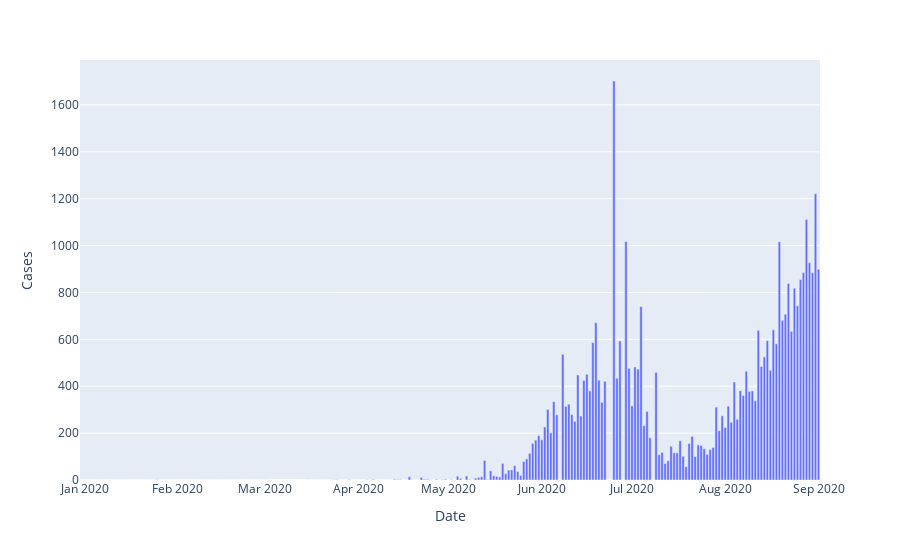

Notebook code cell kept with this figure:
### Code cell
fig = px.bar(nepal_data, x="Date", y="Cases")
fig.show()

### Figure 1 — Plotly figure (JSON) as saved in the notebook; plotly's stock layout.template omitted (floating-point values rounded to 4 significant figures; data arrays with more than 128 entries replaced by an {"elided": "..."} marker saying what was removed)
{"data": [{"alignmentgroup": "True", "hovertemplate": "Date=%{x}<br>Cases=%{y}<extra></extra>", "legendgroup": "", "marker": {"color": "#636efa", "pattern": {"shape": ""}}, "name": "", "offsetgroup": "", "orientation": "v", "showlegend": false, "textposition": "auto", "type": "bar", "x": {"elided": "233 str values"}, "xaxis": "x", "y": {"elided": "233 int values"}, "yaxis": "y"}], "layout": {"barmode": "relative", "legend": {"tracegroupgap": 0}, "margin": {"t": 60}, "xaxis": {"anchor": "y", "domain": [0, 1], "title": {"text": "Date"}}, "yaxis": {"anchor": "x", "domain": [0, 1], "title": {"text": "Cases"}}}}
